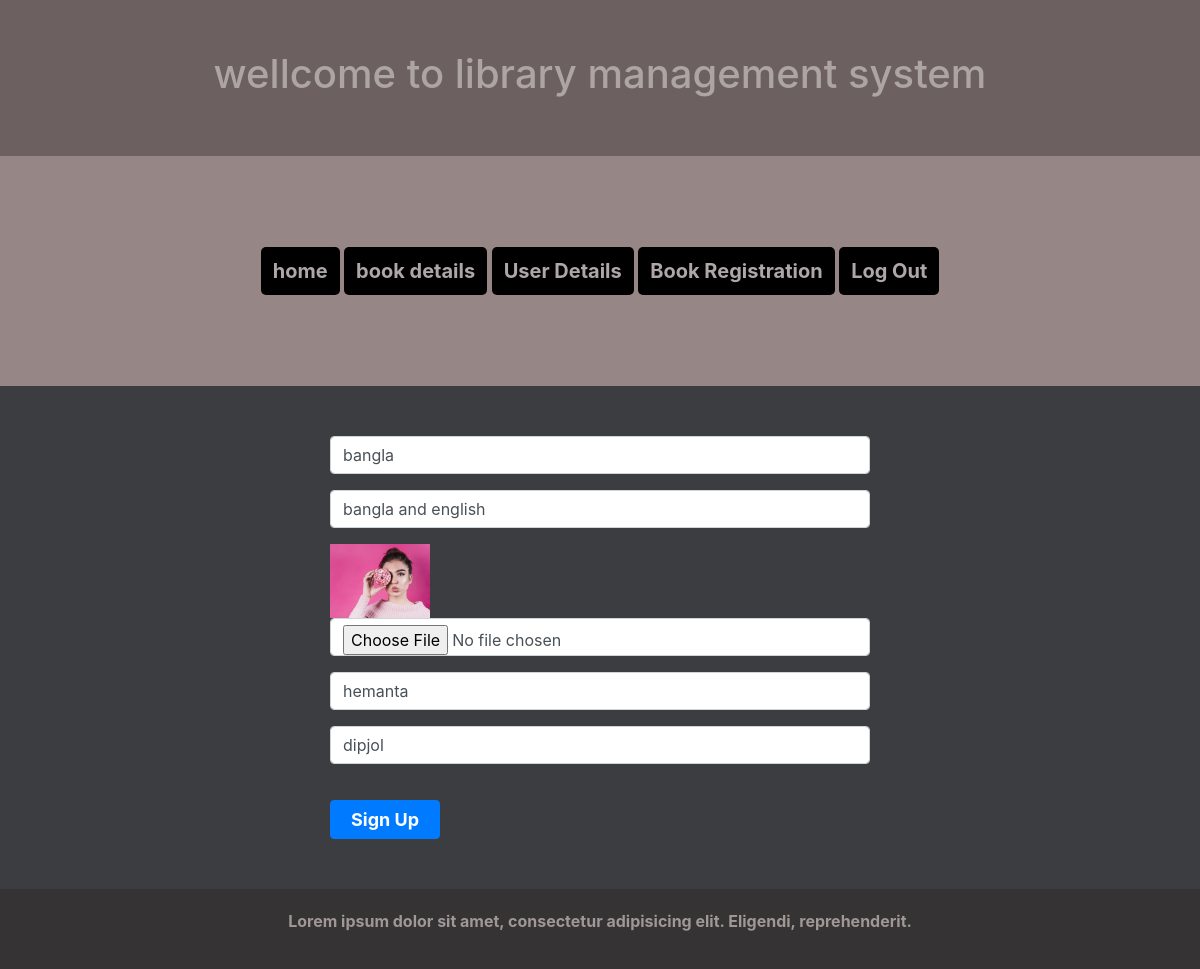
Screenshot of /book_edit.php?edit_id=14 (signed in) with the database file from the repository.
### tables this page shows
CREATE TABLE `lib_book` (
  `id` bigint(20) NOT NULL,
  `title` varchar(255) NOT NULL,
  `sub_title` varchar(255) NOT NULL,
  `image` varchar(255) NOT NULL,
  `author` varchar(255) NOT NULL,
  `creator_id` int(11) NOT NULL
);

CREATE TABLE `lib` (
  `id` bigint(20) NOT NULL,
  `fname` varchar(255) NOT NULL,
  `lname` varchar(255) NOT NULL,
  `email` varchar(255) NOT NULL,
  `role` tinyint(4) NOT NULL DEFAULT '0',
  `pass` varchar(255) NOT NULL,
  `profile` varchar(255) NOT NULL DEFAULT 'avater.jpg'
);

### book_edit.php (the view, shortened to what this page needs)
<?php require_once ("include/header.php")?>
<?php
    if($_GET['edit_id']){
        $book_id = $_GET['edit_id'];
    }
    require_once("dataprocess/config.php");
    $showq = "select lib_book.*, lib.fname from lib_book left join lib on lib_book.creator_id=lib.id where lib_book.id=$book_id ";
    $runq = mysqli_query($connect,$showq);
    $get_data = mysqli_fetch_array($runq);
?>
<div class="from">
    <div class="container">
        <div class="row">
            <div class="col-md-6 offset-md-4 mx-auto">
                <form action="dataprocess/book_update_post.php" enctype="multipart/form-data" method="post">
                    <div class="form-group">
                        <input type="text" name="title" value="<?php echo $get_data['title'];?>" class="form-control" id="exampleInputEmail1" aria-describedby="emailHelp" placeholder="Title">
                    </div>
                    <div class="form-group">
                        <input type="text" name="sub_title" value="<?php echo $get_data['sub_title'];?>" class="form-control" id="exampleInputEmail1" aria-describedby="emailHelp" placeholder="Sbu title">
                    </div>
                    <div class="form-group">
                        <img src="images/<?php echo $get_data['image'];?>" alt="">
                        <input type="file" name="book_img" class="form-control" value="book picture" id="exampleInputEmail1" aria-describedby="emailHelp" placeholder="Author Name">
                    </div>
                    <div class="form-group">
                        <input type="text" name="author_name" value="<?php echo $get_data['author'];?>" class="form-control" id="exampleInputEmail1" aria-describedby="emailHelp" placeholder="Author Name">
                    </div>
                    <div class="form-group">
                        <input type="text" name="creator_name" value="<?php echo $get_data['fname'];?>" class="form-control" id="exampleInputEmail1" aria-describedby="emailHelp" placeholder="Author Name">
                    </div>
                    <button type="submit" name="book_sinup" class="btn btn-primary">sign up</button>
                </form>
            </div>
        </div>
    </div>
</div>
<?php require_once ("include/footer.php")?>

### style.css (style rules this page uses)
.from { background: #3c3d40; padding: 50px 0; color: #cec5c5; }
button.btn.btn-primary { padding: 5px 20px; font-size: 18px; font-weight: 700; margin-top: 20px; text-transform: capitalize; }
.from img { width: 100px; }

### rows the page displays
lib_book: title "bangla", sub_title "bangla and english", image (picture), author_name "hemanta", creator_name "dipjol"
